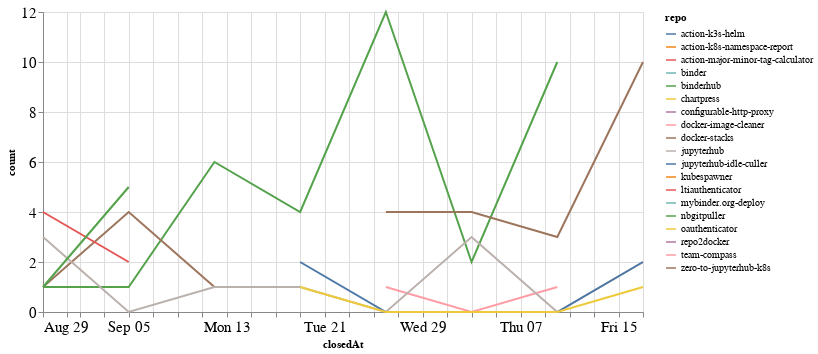

Source (notebook cell):
### Code cell
closed_by_time = closed_by.groupby('repo').resample('W', on='closedAt').count()['author'].reset_index()
closed_by_time = closed_by_time.rename(columns={'author': 'count'})

alt.Chart(closed_by_time, width=600).mark_line().encode(
    x='closedAt',
    y='count',
    color='repo',
    tooltip="repo"
)

### Figure 1 — Vega-Lite specification as saved in the notebook (floating-point values rounded to 4 significant figures)
{"config": {"axisLeft": {"labelFontSize": 15}, "axisBottom": {"labelFontSize": 15}}, "data": {"name": "data-c056f790b9cf50e2241d76b0c76f314e"}, "mark": "line", "encoding": {"color": {"type": "nominal", "field": "repo"}, "tooltip": {"type": "nominal", "field": "repo"}, "x": {"type": "temporal", "field": "closedAt"}, "y": {"type": "quantitative", "field": "count"}}, "width": 600, "$schema": "https://vega.github.io/schema/vega-lite/v4.8.1.json", "datasets": {"data-c056f790b9cf50e2241d76b0c76f314e": [{"repo": "action-k3s-helm", "closedAt": "2021-10-10T00:00:00", "count": 2}, {"repo": "action-k8s-namespace-report", "closedAt": "2021-09-26T00:00:00", "count": 1}, {"repo": "action-major-minor-tag-calculator", "closedAt": "2021-09-26T00:00:00", "count": 1}, {"repo": "binder", "closedAt": "2021-10-03T00:00:00", "count": 1}, {"repo": "binderhub", "closedAt": "2021-08-29T00:00:00", "count": 1}, {"repo": "binderhub", "closedAt": "2021-09-05T00:00:00", "count": 1}, {"repo": "binderhub", "closedAt": "2021-09-12T00:00:00", "count": 6}, {"repo": "binderhub", "closedAt": "2021-09-19T00:00:00", "count": 4}, {"repo": "binderhub", "closedAt": "2021-09-26T00:00:00", "count": 12}, {"repo": "binderhub", "closedAt": "2021-10-03T00:00:00", "count": 2}, {"repo": "binderhub", "closedAt": "2021-10-10T00:00:00", "count": 10}, {"repo": "chartpress", "closedAt": "2021-09-05T00:00:00", "count": 1}, {"repo": "configurable-http-proxy", "closedAt": "2021-09-19T00:00:00", "count": 1}, {"repo": "docker-image-cleaner", "closedAt": "2021-09-26T00:00:00", "count": 1}, {"repo": "docker-image-cleaner", "closedAt": "2021-10-03T00:00:00", "count": 0}, {"repo": "docker-image-cleaner", "closedAt": "2021-10-10T00:00:00", "count": 1}, {"repo": "docker-stacks", "closedAt": "2021-08-29T00:00:00", "count": 1}, {"repo": "docker-stacks", "closedAt": "2021-09-05T00:00:00", "count": 4}, {"repo": "docker-stacks", "closedAt": "2021-09-12T00:00:00", "count": 1}, {"repo": "jupyterhub", "closedAt": "2021-08-29T00:00:00", "count": 3}, {"repo": "jupyterhub", "closedAt": "2021-09-05T00:00:00", "count": 0}, {"repo": "jupyterhub", "closedAt": "2021-09-12T00:00:00", "count": 1}, {"repo": "jupyterhub", "closedAt": "2021-09-19T00:00:00", "count": 1}, {"repo": "jupyterhub", "closedAt": "2021-09-26T00:00:00", "count": 0}, {"repo": "jupyterhub", "closedAt": "2021-10-03T00:00:00", "count": 3}, {"repo": "jupyterhub", "closedAt": "2021-10-10T00:00:00", "count": 0}, {"repo": "jupyterhub", "closedAt": "2021-10-17T00:00:00", "count": 2}, {"repo": "jupyterhub-idle-culler", "closedAt": "2021-09-19T00:00:00", "count": 2}, {"repo": "jupyterhub-idle-culler", "closedAt": "2021-09-26T00:00:00", "count": 0}, {"repo": "jupyterhub-idle-culler", "closedAt": "2021-10-03T00:00:00", "count": 0}, {"repo": "jupyterhub-idle-culler", "closedAt": "2021-10-10T00:00:00", "count": 0}, {"repo": "jupyterhub-idle-culler", "closedAt": "2021-10-17T00:00:00", "count": 2}, {"repo": "kubespawner", "closedAt": "2021-10-10T00:00:00", "count": 1}, {"repo": "ltiauthenticator", "closedAt": "2021-08-29T00:00:00", "count": 4}, {"repo": "ltiauthenticator", "closedAt": "2021-09-05T00:00:00", "count": 2}, {"repo": "mybinder.org-deploy", "closedAt": "2021-10-17T00:00:00", "count": 1}, {"repo": "nbgitpuller", "closedAt": "2021-08-29T00:00:00", "count": 1}, {"repo": "nbgitpuller", "closedAt": "2021-09-05T00:00:00", "count": 5}, {"repo": "oauthenticator", "closedAt": "2021-09-19T00:00:00", "count": 1}, {"repo": "oauthenticator", "closedAt": "2021-09-26T00:00:00", "count": 0}, {"repo": "oauthenticator", "closedAt": "2021-10-03T00:00:00", "count": 0}, {"repo": "oauthenticator", "closedAt": "2021-10-10T00:00:00", "count": 0}, {"repo": "oauthenticator", "closedAt": "2021-10-17T00:00:00", "count": 1}, {"repo": "repo2docker", "closedAt": "2021-08-29T00:00:00", "count": 2}, {"repo": "team-compass", "closedAt": "2021-10-03T00:00:00", "count": 1}, {"repo": "zero-to-jupyterhub-k8s", "closedAt": "2021-09-26T00:00:00", "count": 4}, {"repo": "zero-to-jupyterhub-k8s", "closedAt": "2021-10-03T00:00:00", "count": 4}, {"repo": "zero-to-jupyterhub-k8s", "closedAt": "2021-10-10T00:00:00", "count": 3}, {"repo": "zero-to-jupyterhub-k8s", "closedAt": "2021-10-17T00:00:00", "count": 10}]}}
